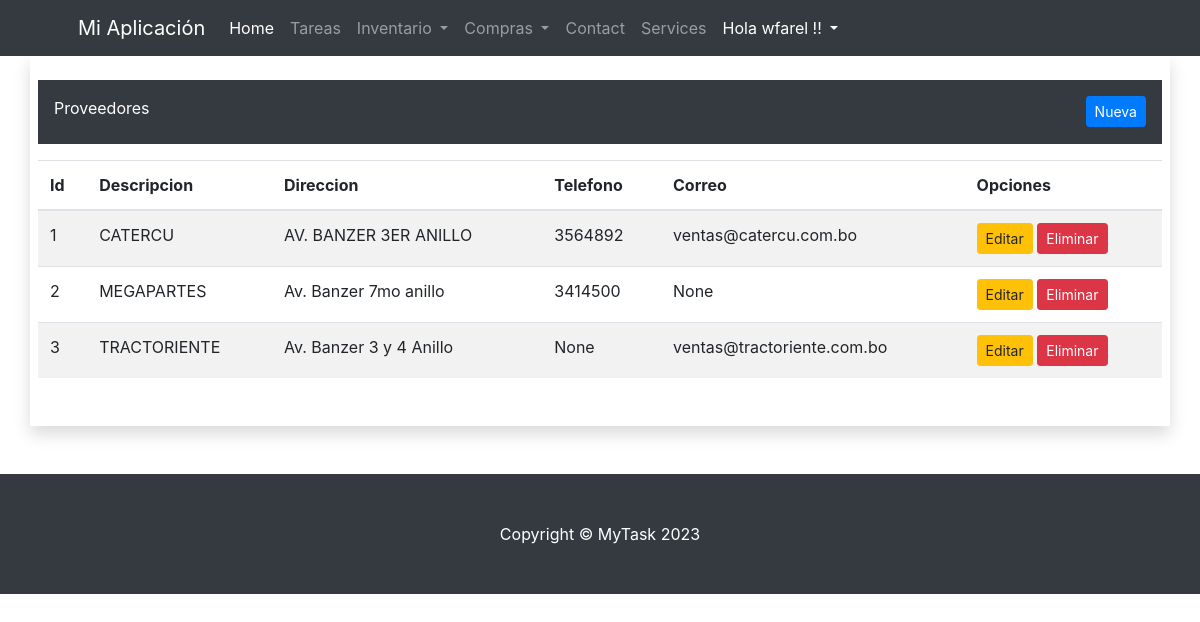
Before: /cmp/proveedores/ (signed in) with the older database file.
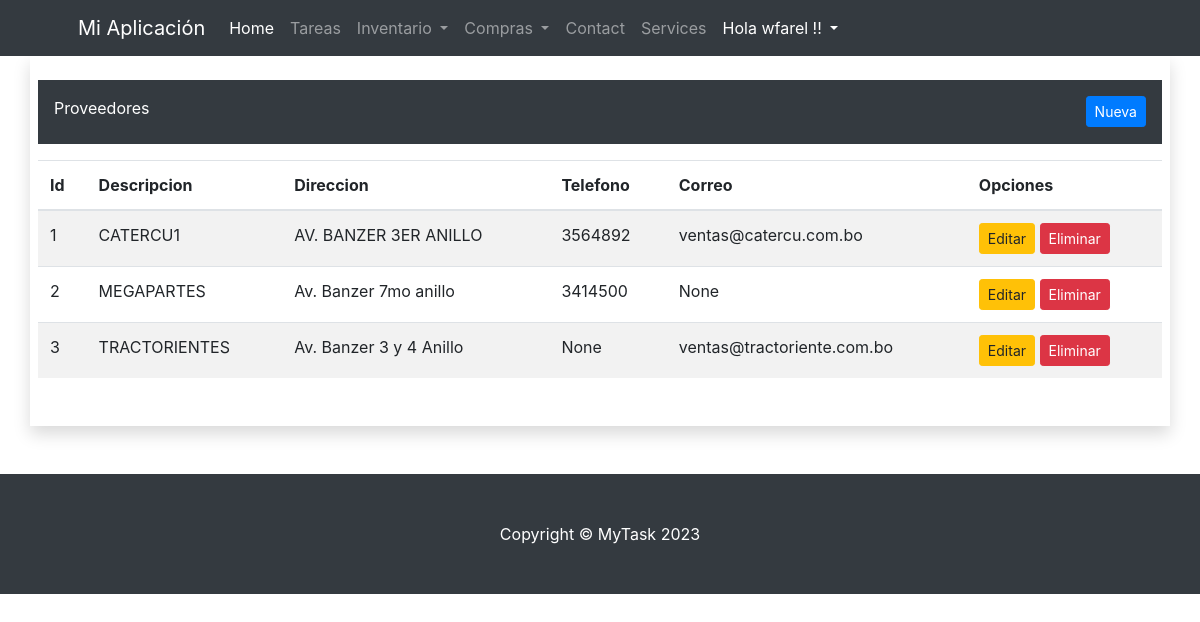
After: the same page with the newer database file.
### cmp/models.py (models this page shows, shortened)
class Proveedor(ClaseModelo):
    descripcion = models.CharField(
        max_length=100,
        unique=True
    )
    direccion = models.CharField(
        max_length=250,
        null=True,
        blank=True
    )
    telefono = models.CharField(
        max_length=20,
        null=True,
        blank=True
    )
    email = models.CharField(
        max_length=250,
        null=True,
        blank=True
    )
    class Meta:
        verbose_name_plural = 'Proveedores'

### cmp/views.py (the view)
# urls.py: path('proveedores/', ProveedorView.as_view(), name='proveedor_list'),
class ProveedorView(LoginRequiredMixin, ListView):
    model = Proveedor
    template_name = 'cmp/proveedor_list.html'
    context_object_name = 'obj'
    login_url = 'bases:login'

### cmp/templates/cmp/proveedor_list.html (shortened to what this page needs)
{% extends "bases/base.html" %}
{% block content %}
<div class="row">
    <div class="col-md-12">
        <div class="container p-3 pb-4 my-3 bg-dark text-white">
            Proveedores
            <a class="btn btn-primary btn-sm float-right"  href="{% url 'cmp:proveedor_new' %}">Nueva</a>
        </div>
        {% if not obj %}
        <p>No hay Proveedores</p>
        {% else %}
        <table class="table table-hover table-striped" id="mProveedor">
            <thead>
                <tr>
                    <th>Id</th>
                    <th>Descripcion</th>
                    <th>Direccion</th>
                    <th>Telefono</th>
                    <th>Correo</th>
                    <th>Opciones</th>
                </tr>
            </thead>
            <tbody>
                {% for item in obj %}
                <tr>
                    <td>{{ item.id }}</td>
                    <td>{{ item.descripcion }}</td>
                    <td>{{ item.direccion }}</td>
                    <td>{{ item.telefono }}</td>
                    <td>{{ item.email }}</td>
                    <td>
                        <a href="{% url 'cmp:proveedor_edit' item.id %}" class="btn btn-warning btn-sm">Editar</a>
                        <a href="{% url 'cmp:proveedor_delete' item.id %}" class="btn btn-danger btn-sm">Eliminar</a>
                    </td>
                </tr>
                {% endfor %}
            </tbody>
        </table>
        {% endif %}
    </div>
</div>
{% endblock %}

Changed rows visible on the page:
changed Proveedor "AV. BANZER 3ER ANILLO": descripcion "CATERCU" → "CATERCU1"
changed Proveedor "Av. Banzer 3 y 4 Anillo": descripcion "TRACTORIENTE" → "TRACTORIENTES"
